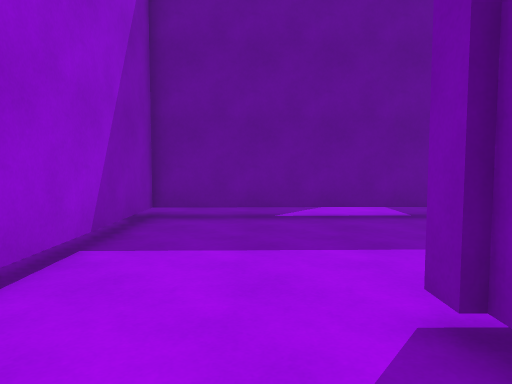
view 1 (above)

24 first-person views from a walk through a 3-D level made in the Unity game engine. The camera is 1.4 m above the floor, tilts 4° down and sees 70° across. The floor is counted in squares, 1 m on a side. Each view is taken from the middle of a square. On the plan, view 1 faces up. The plan holds only what a view shows up to about 16 squares ahead; the rest is blank. The place goes on beyond the plan. The player character is not drawn. Surface patterns are stand-ins for the level's own textures.

view 2
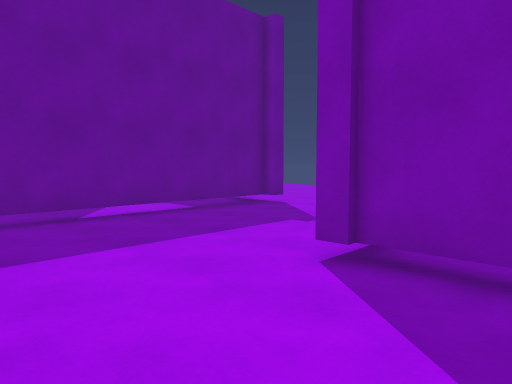

view 3
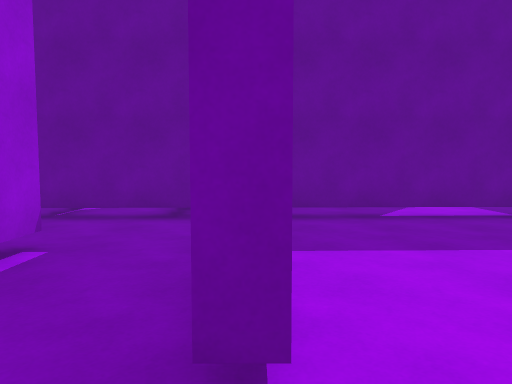

view 4
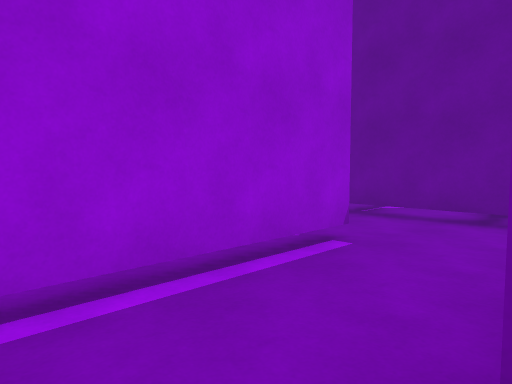

view 5
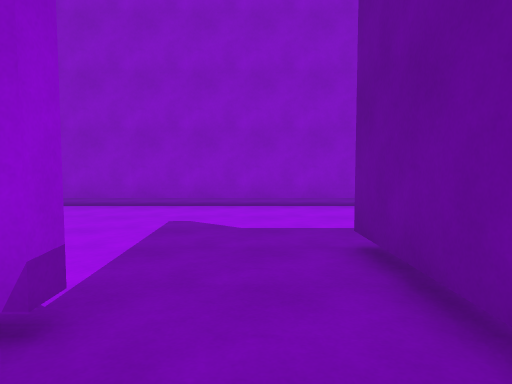

view 6
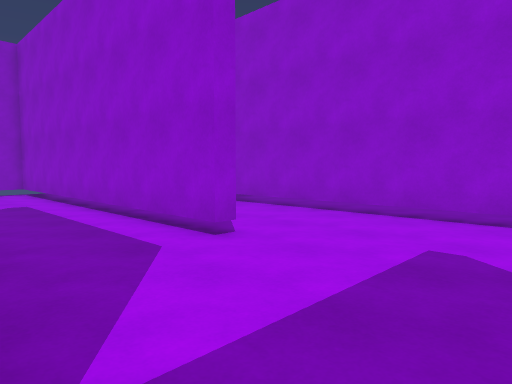

view 7
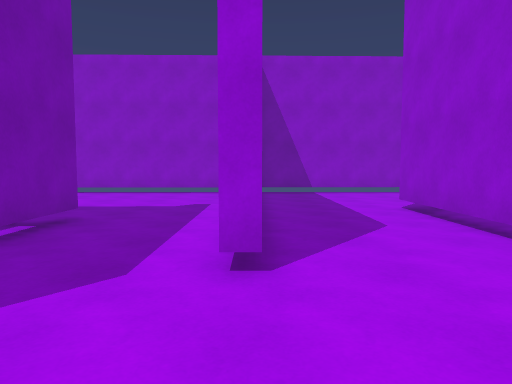

view 8
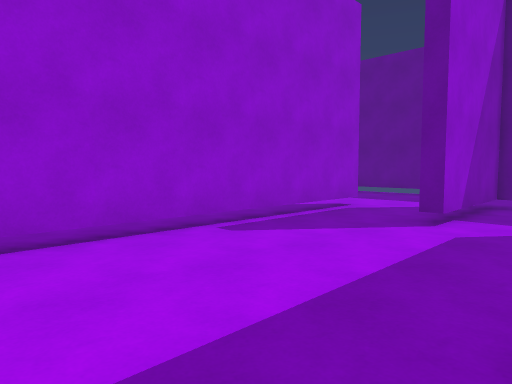

view 9
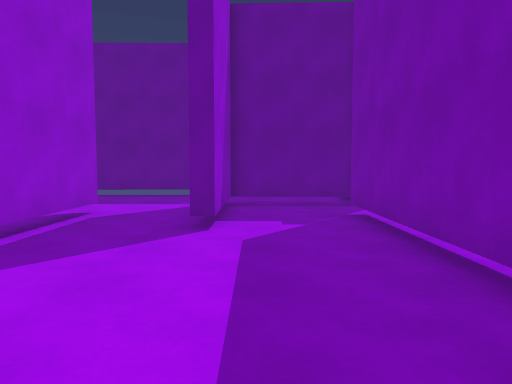

view 10
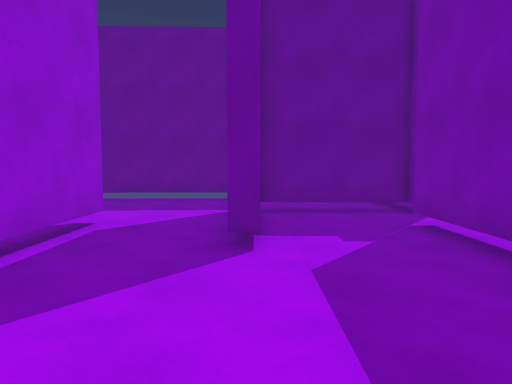

view 11
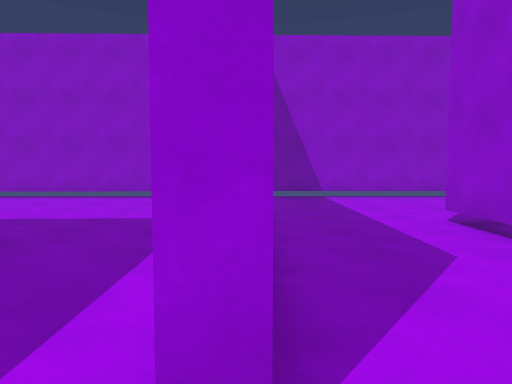

view 12
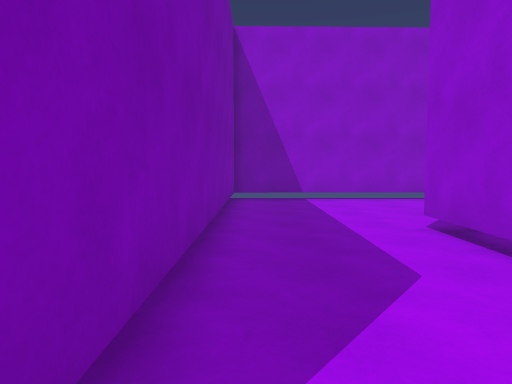

view 13
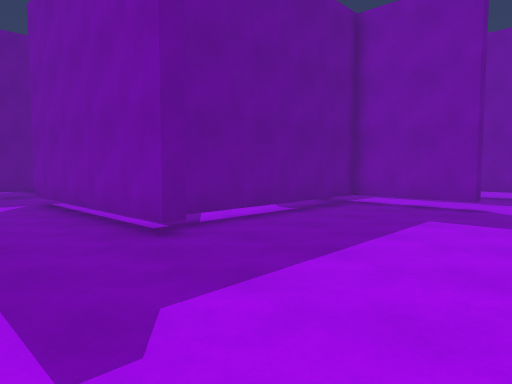

view 14
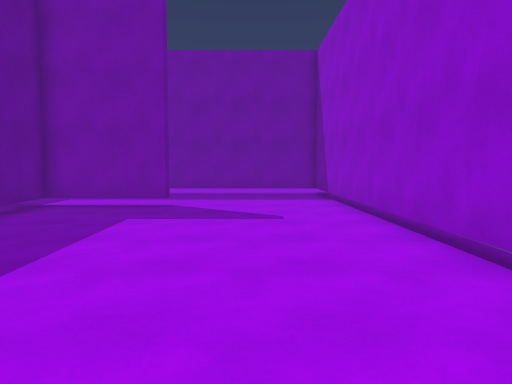

view 15
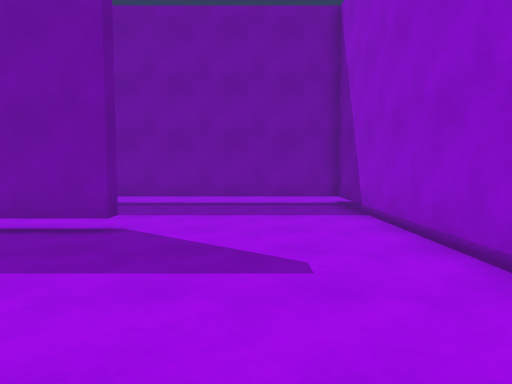

view 16
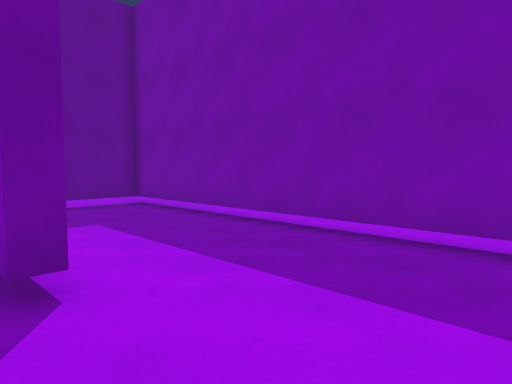

view 17
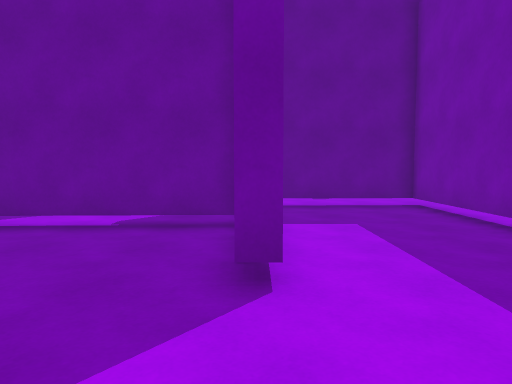

view 18
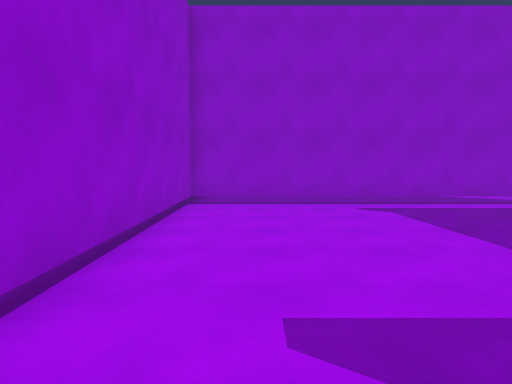

view 19
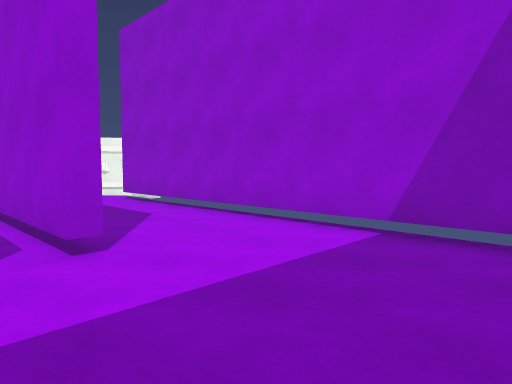

view 20
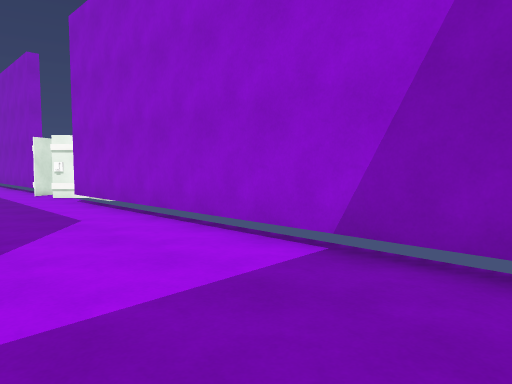

view 21
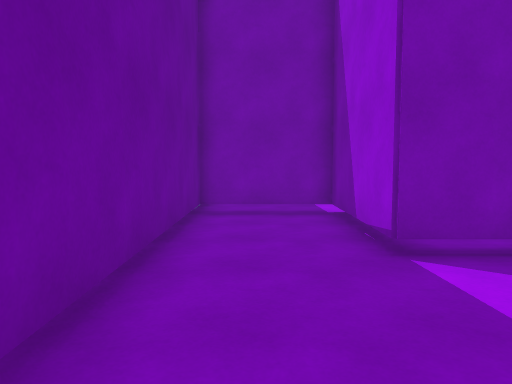

view 22
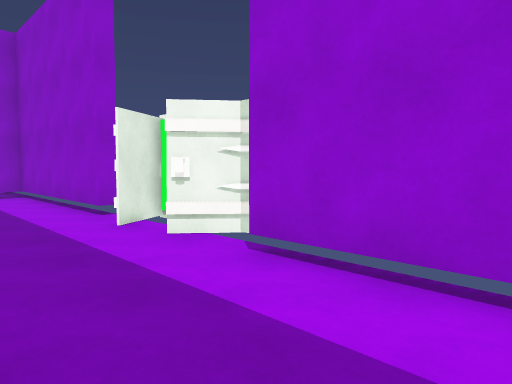

view 23
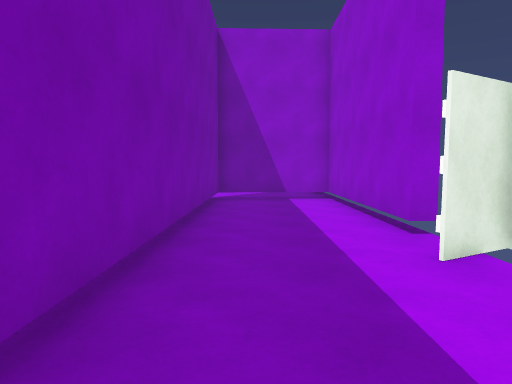

view 24
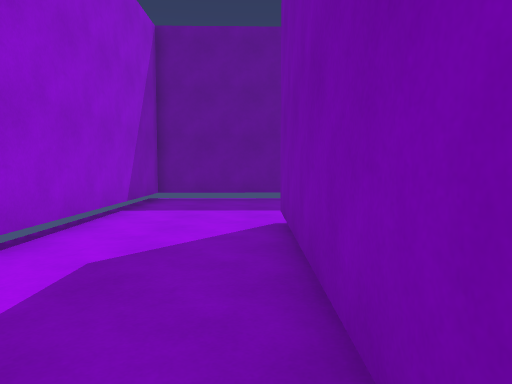

### Floor plan
Key: @ floor where view 1 was taken; # wall or solid block; . floor; T thing the floor can be seen under or through; O other object.
Columns run from 22 left of view 1 to 9 right of it. Each row starts with its distance up from view 1.
 26 ###############
 25 #.............#..
 24 #.............T..
 23 #.............T..
 22 #........#TTTTT..
 21 #........TTTTTT..
 20 #........T.....
 19 #....T...T.....
 18 #....T...#...#.
 17 #....T...#...#.
 16 #....T.......#
 15 #....T.......#.
 14 #....T.......#.
 13 #....T.......#.
 12 #....T.......#..   ...........
 11 #....T.......#..   ...........
 10 #....T......##TTTT #TTTTTTTTT##.
  9 .....T............ #............
  8 O....T.............#...........
  7 O....T.............#..........
  6 O....T.........T...#...........
  5 O....T.........T...#............
  4 .....T.........T...#............
  3 #....T.........T...#....#######.
  2 #....T....#....T...#....#.....T.
  1 #....T....#....T..   ...#.....T.
  0 #....T....#....T......@. .....T.
 -1 #....T....#....T         .....T.
 -2 #....T....#....TTTTTTTTTT.....T.
 -3 #....T....#.............T.....T.
 -4 #....T....#.............T.....T.
 -5 #####T....#.............T.....T.
 -6     ......#...................T.
 -7     ......#...................T.
 -8     ......#...................T.
 -9    .......#...................T.
-10    .......#...................T.
-11    .......#...................#.
-12   ........#..##################
-13   ############

Where each view was taken, in squares from view 1:
view 1: 0 up, 0 right, facing up
view 2: 0 up, 3 left, facing up-right
view 3: 0 up, 3 left, facing up
view 4: 0 up, 3 left, facing up-left
view 5: 8 up, 4 left, facing left
view 6: 8 up, 7 left, facing down-left
view 7: 7 up, 12 left, facing down
view 8: 7 up, 10 left, facing up-left
view 9: 8 up, 12 left, facing up
view 10: 10 up, 13 left, facing up
view 11: 4 up, 12 left, facing down
view 12: 3 up, 13 left, facing down
view 13: 9 down, 11 left, facing up-right
view 14: 9 down, 11 left, facing right
view 15: 9 down, 6 left, facing right
view 16: 10 down, 1 right, facing up-right
view 17: 10 down, 2 right, facing up
view 18: 10 down, 2 right, facing left
view 19: 25 up, 15 left, facing down-left
view 20: 25 up, 17 left, facing down-left
view 21: 24 up, 19 left, facing right
view 22: 14 up, 18 left, facing down-left
view 23: 11 up, 19 left, facing down
view 24: 10 up, 18 left, facing up
